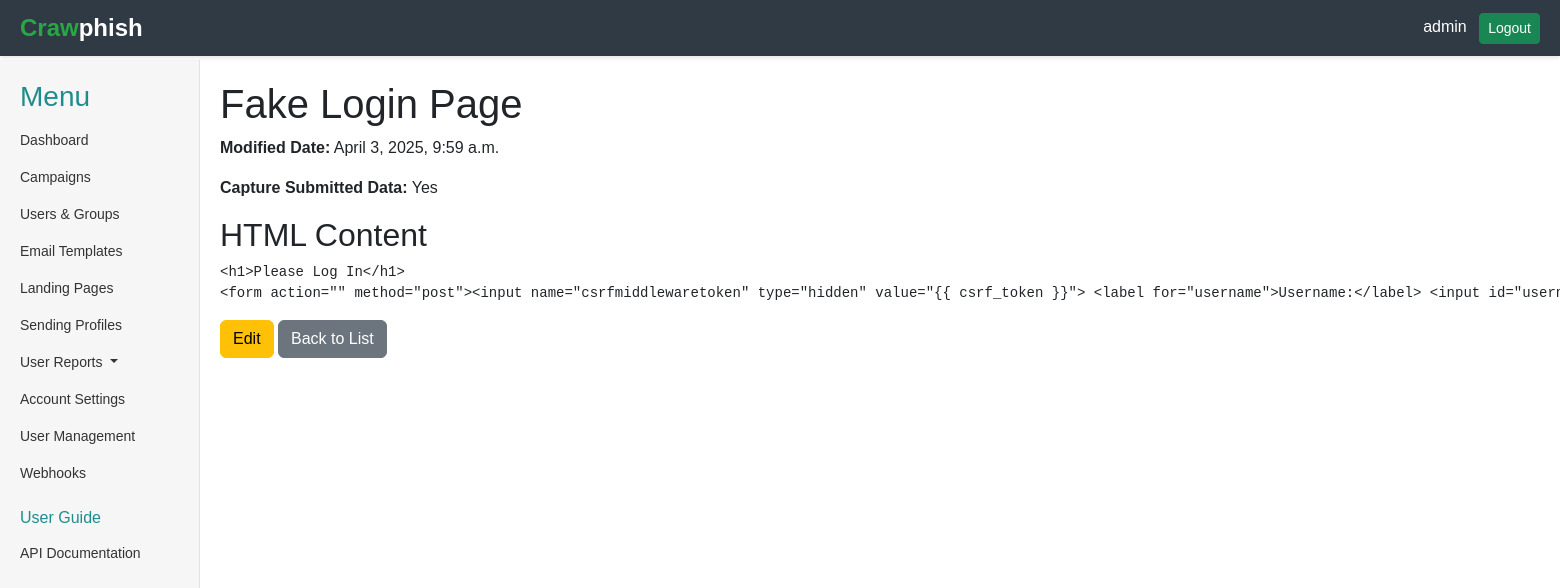
The app's page /landing-pages/14/ (signed in) with its own data.
### core/models.py (models this page shows, shortened)
class User(AbstractUser):
    position = models.CharField(max_length=100, blank=True, null=True)
    api_key = models.CharField(max_length=100, blank=True, null=True)

class LandingPage(models.Model):
    name = models.CharField(max_length=100)
    html_content = models.TextField()
    capture_submitted_data = models.BooleanField(default=False)
    modified_date = models.DateTimeField(auto_now=True)

### core/views.py (the view)
# urls.py: path('landing-pages/<int:pk>/', views.LandingPageDetailView.as_view(), name='landing_page_detail'),
class LandingPageDetailView(LoginRequiredMixin, DetailView):
    model = LandingPage
    template_name = 'core/landing_page_detail.html'
    context_object_name = 'landing_page'

### core/templates/core/landing_page_detail.html (shortened to what this page needs)
{% extends 'core/base.html' %}
{% block content %}
    <h1>{{ landing_page.name }}</h1>
    <p><strong>Modified Date:</strong> {{ landing_page.modified_date }}</p>
    <p><strong>Capture Submitted Data:</strong> {% if landing_page.capture_submitted_data %}Yes{% else %}No{% endif %}</p>
    <div>
        <h2>HTML Content</h2>
        <pre>{{ landing_page.html_content|escape }}</pre>
    </div>
    <a href="{% url 'core:landing_page_edit' landing_page.pk %}" class="btn btn-warning">Edit</a>
    <a href="{% url 'core:landing_pages' %}" class="btn btn-secondary">Back to List</a>
{% endblock %}

### core/templates/core/base.html (shortened to what this page needs)
<!DOCTYPE html>
<html lang="en">
<head>
    <link rel="stylesheet" href="https://cdn.jsdelivr.net/npm/bootstrap-icons@1.11.1/font/bootstrap-icons.css">
    <link href="https://cdn.jsdelivr.net/npm/bootstrap@5.3.0/dist/css/bootstrap.min.css" rel="stylesheet">
</head>
<body>
    <div class="container-fluid">
        {% if request.user.is_authenticated %}
            <div class="header">
                <div class="logo">
                    <span style="color: #28a745;">Craw</span> phish
                </div>
                <div>
                    <span class="text-white me-2">{{ request.user.username }}</span>
                    <a href="{% url 'logout' %}" class="btn btn-success btn-sm">Logout</a>
                </div>
            </div>
        {% endif %}
        <div class="main-content-wrapper {% if not request.user.is_authenticated %}unauthenticated{% endif %}">
            {% if request.user.is_authenticated %}
                <div class="sidebar">
                    <h3 style="color: rgb(31, 141, 141);">Menu</h3>
                    <ul class="nav flex-column">
                        <li class="nav-item">
                            <a class="nav-link {% if request.resolver_match.url_name == 'dashboard' %}active{% endif %}" href="{% url 'core:dashboard' %}">Dashboard</a>
                        </li>
                        <li class="nav-item">
                            <a class="nav-link {% if request.resolver_match.url_name == 'campaigns' %}active{% endif %}" href="{% url 'core:campaigns' %}">Campaigns</a>
                        </li>
                        <li class="nav-item">
                            <a class="nav-link {% if request.resolver_match.url_name == 'users_groups' %}active{% endif %}" href="{% url 'core:users_groups' %}">Users & Groups</a>
                        </li>
                        <li class="nav-item">
                            <a class="nav-link {% if request.resolver_match.url_name == 'email_templates' %}active{% endif %}" href="{% url 'core:email_templates' %}">Email Templates</a>
                        </li>
                        <li class="nav-item">
                            <a class="nav-link {% if request.resolver_match.url_name == 'landing_pages' %}active{% endif %}" href="{% url 'core:landing_pages' %}">Landing Pages</a>
                        </li>
                        <li class="nav-item">
                            <a class="nav-link {% if request.resolver_match.url_name == 'sending_profiles' %}active{% endif %}" href="{% url 'core:sending_profiles' %}">Sending Profiles</a>
                        </li>
                        <li class="nav-item dropdown">
                            <a class="nav-link dropdown-toggle split" href="" id="userReportsDropdown" role="button" data-bs-toggle="dropdown" aria-expanded="false">
                              User Reports
                            </a>
                          </li>
                        <li class="nav-item">
                            <a class="nav-link {% if request.resolver_match.url_name == 'settings' %}active{% endif %}" href="{% url 'core:settings' %}">Account Settings</a>
                        </li>
                        {% if request.user.is_superuser %}
                            <li class="nav-item">
                                <a class="nav-link {% if request.resolver_match.url_name == 'user_management' %}active{% endif %}" href="{% url 'core:user_management' %}">User Management</a>
                            </li>
                        {% endif %}
                        <li class="nav-item">
                            <a class="nav-link {% if request.resolver_match.url_name == 'webhooks' %}active{% endif %}" href="{% url 'core:webhooks' %}">Webhooks</a>
                        </li>
                        <li class="nav-item">
                            <h6 style="color: rgb(31, 141, 141);" class="mt-3">User Guide</h6>
                        </li>
                        <li class="nav-item">
                            <a class="nav-link" href="#">API Documentation</a>
                        </li>
                    </ul>
                </div>
            {% endif %}
            <div class="main-content {% if not request.user.is_authenticated %}unauthenticated{% endif %}">
                {% block content %}{% endblock %}
            </div>
        </div>
    </div>
</body>
</html>

### core/templates/core/base.html (style rules this page uses)
body { margin: 0; font-family: Arial, sans-serif; }
.container-fluid { padding: 0; min-height: 100vh; display: flex; flex-direction: column; }
.header { background-color: #2F3A44; color: white; padding: 10px 20px; display: flex; justify-content: space-between; align-items: center; width: 100%; box-shadow: 0 2px 4px rgba(0, 0, 0, 0.1); position: fixed; top: 0; left: 0; z-index: 1000; }
.header .logo { font-size: 24px; font-weight: bold; display: flex; align-items: center; }
.main-content-wrapper { display: flex; flex: 1; margin-top: 60px; }
.sidebar { width: 200px; background-color: #F5F6F5; padding: 20px; border-right: 1px solid #dee2e6; height: calc(100vh - 60px); position: fixed; top: 60px; left: 0; z-index: 999; }
.sidebar .nav-link { color: #333; padding: 8px 0; font-size: 14px; }
.main-content { flex: 1; margin-left: 200px; padding: 20px; }

### records on screen
User: user.username "admin"
LandingPage: name "Fake Login Page", modified_date "April 3, 2025, 9:59 a.m.", html_content "<h1>Please Log In</h1> <form action=\"\" method=\"post\"><input name=\"csrfmiddlewaretoken\" type=\"hidden\" value=\"{{ csrf_token }}\"> <label for=\"username\">Username:</label> <input…"
